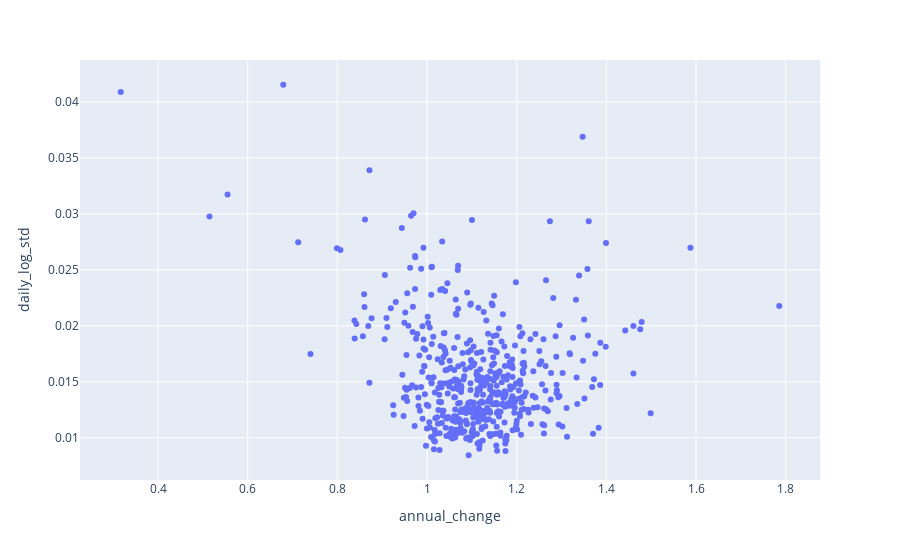

Write notebook code for a chart like this one.
### Code cell
# Plot the graph, with mouse hover capability - see which point is which security
fig = px.scatter(df, x="annual_change", y="daily_log_std", text='name')
fig.update_traces(hoverinfo='text', hovertemplate=None , mode='markers')
fig.update_layout(hoverdistance=7)

### Figure 1 — Plotly figure (JSON) as saved in the notebook; plotly's stock layout.template omitted (floating-point values rounded to 4 significant figures; data arrays with more than 128 entries replaced by an {"elided": "..."} marker saying what was removed)
{"data": [{"hoverinfo": "text", "legendgroup": "", "marker": {"color": "#636efa", "symbol": "circle"}, "mode": "markers", "name": "", "orientation": "v", "showlegend": false, "text": {"elided": "505 str values"}, "type": "scatter", "x": {"elided": "505 float values"}, "xaxis": "x", "y": {"elided": "505 float values"}, "yaxis": "y"}], "layout": {"hoverdistance": 7, "legend": {"tracegroupgap": 0}, "margin": {"t": 60}, "xaxis": {"anchor": "y", "domain": [0, 1], "title": {"text": "annual_change"}}, "yaxis": {"anchor": "x", "domain": [0, 1], "title": {"text": "daily_log_std"}}}}
